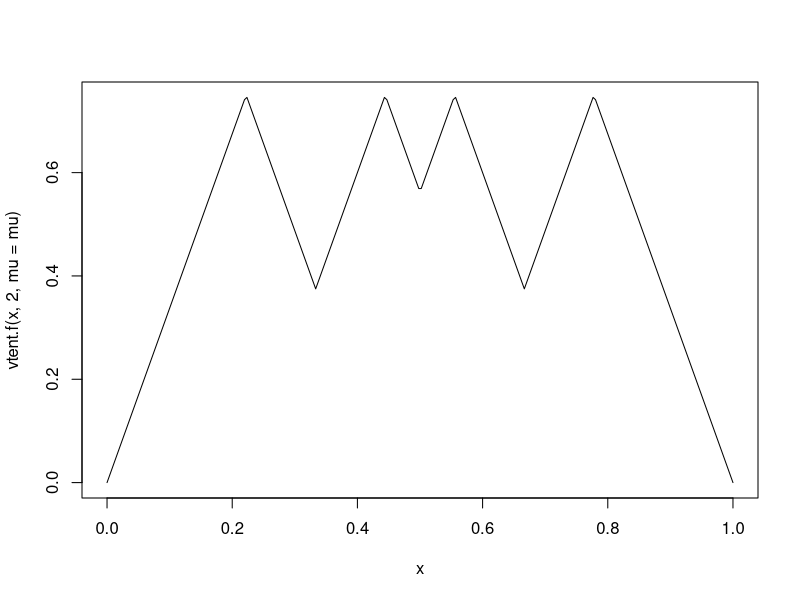
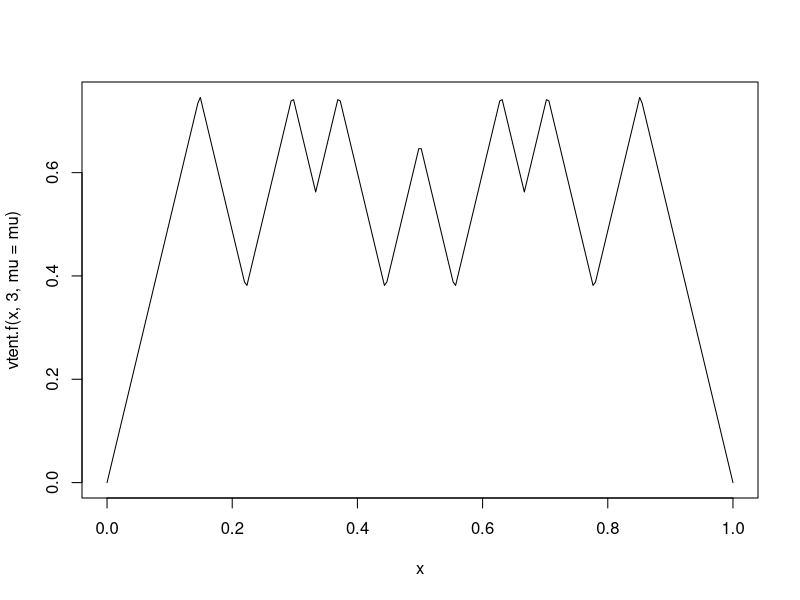
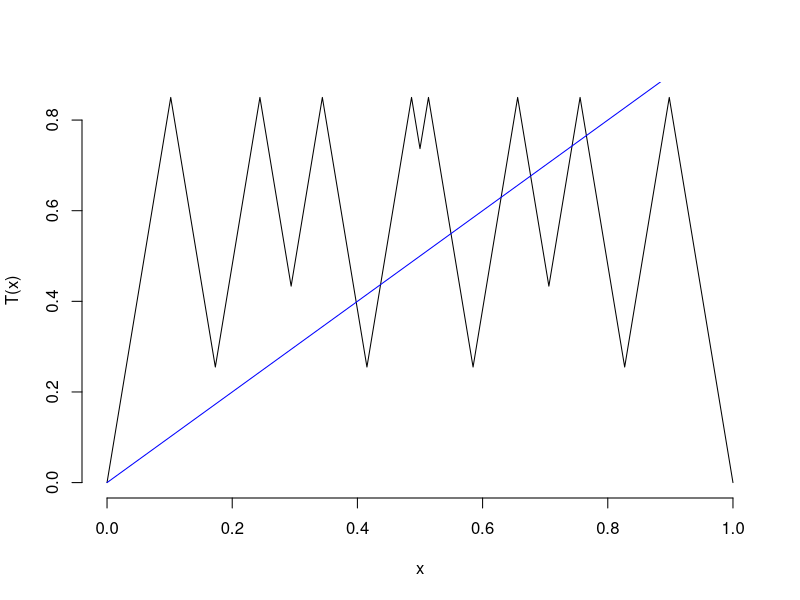
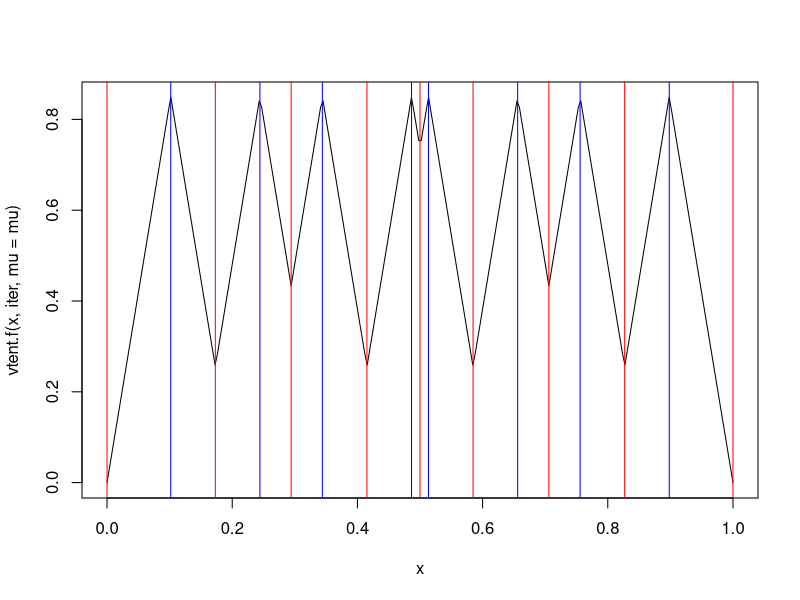

Write the R code that produced these figures, in order.

### Dynamical Systems

### Lab 1: Discrete Dynamical Systems
### Helper Functions
### cover:
### Ch 14: Iterated Maps, p 347 [pdf 356]
### Ch 14.1: Tent Map
### Ch 14.6: Examples ["Python Programs"], p 326 [pdf 385]
###
### Leonard Mada

# [draft v0.2.5]
# TODO:
# - Logistic Map;
# - Bifurcation Diagrams;


### Helper functions

# plot window
plot.init = function(x.lim, y.lim, labels) {
	plot.new()
	plot.window(xlim = x.lim, ylim = y.lim)
	axis(1)
	axis(2)
	title(xlab=labels[1], ylab=labels[2])
}

# transparent color
# useful when the orbits overlap
t_col = function(colors, percent = 50, name = NULL) {
	#     colors = color names
	#    percent = % transparency
	#       name = an optional name for the color
	
	t.col = c()
	for(color in colors) {
		rgb.val = col2rgb(color)
		## Make new color using input color as base and alpha set by transparency
		t.col.new = rgb(rgb.val[1], rgb.val[2], rgb.val[3],
			max = 255, alpha = (100 - percent) * 255 / 100,
			names = paste(color, name, sep=""))

		## Save the color
		t.col = c(t.col, t.col.new)
	}
	
	return(t.col)
}

#######################

### Tent Map
# Compute
tent.f = function(x, mu=2, iter=0, digits=NA) {
	r = x
	iter = iter + 1
	for(i in 1:iter) {
		r = ifelse(r <= 1/2, r*mu, mu*(1-r))
		if( ! is.na(digits)) {
			# for numeric stability, when possible;
			r = round(r, digits)
		}
	}
	return(r)
}
vtent.f = function(x, mu=2, iter=0, digits=NA) {
	r = x
	iter = iter + 1
	for(i in 1:iter) {
		isLess = (r <= 1/2);
		r[isLess] = mu * r[isLess];
		r[ ! isLess ] = mu * (1 - r[ ! isLess ])
		if( ! is.na(digits)) {
			# for numeric stability, when possible;
			r = round(r, digits)
		}
	}
	return(r)
}
all.tent = function(x0, mu, iter, digits=NA) {
	sapply(0:iter, function(iter) tent.f(x0, mu=mu, iter, digits))
}
# Plot
tent.plot = function(x1=0, x2=1, mu = 2, x.lim=c(x1, x2), y.lim=c(0, mu/2)) {
	plot.init(c(x1, x2), y.lim, c("x", "T(x)"))
	x.mid = (x1 + x2) / 2
	X1 = c(x1, x.mid)
	X2 = c(x.mid, x2)
	X = c(x1, x2)
	lines(X1, mu*X1)
	lines(X2, mu*(1-X2))
	lines(X, X, col="blue") # bisector x = y
}
# composed tent function
ctent.plot = function(iter=1, mu = 2, x1=0, x2=1, x.lim=c(x1, x2), y.lim=c(0, mu/2)) {
	plot.init(x.lim, y.lim, c("x", "T(x)"))
	# TODO: proper & generalization
	# n=2: c(1/(2*mu), 1/2, 1-1/(2*mu))
	i = 1:iter
	pow = 1/(2 * mu^i)
	if(iter > 1) {
		tmp = c()
		for(ipos in 1:(iter-1)) {
			tmp = c(tmp, 2*head(pow, -ipos) - tail(pow, -ipos))
		}
		# exclude non-applicable values
		tmp = tmp[tmp <= 1/2]
		#
		tmp3 = c()
		if(iter > 2) {
			# TODO: full
			tmp3 = 2*(pow[1] - pow[2]) + pow[3]
		}
		pow = c(tmp, tmp3, pow)
	}
	pow = c(0, pow, 1/2, 1-pow, 1)
	pow = sort(pow)
	f.val = vtent.f(pow, iter = iter, mu=mu) # TODO: iter ???
	#
	lines(pow, f.val)
	#
	X = c(x1, x2)
	lines(X, X, col="blue") # bisector x = y
	return(pow)
}

mu = 3/2
curve(vtent.f(x, 2, mu=mu), from=0, to=1, n=256)
curve(vtent.f(x, 3, mu=mu), from=0, to=1, n=256)

mu = 1.7
iter = 3
vlines = ctent.plot(iter, mu=mu)
curve(vtent.f(x, iter, mu=mu), from=0, to=1, n=256)
abline(v = vlines, col=c("red", "blue"))


# Cycles
plot.cycles = function(x, y=x, p.text="C", col="red", p.cex=1.5, pch=19, jitter=0.04) {
	if(is.null(dim(jitter))) {
		x.jitter = 0
		y.jitter = jitter
	} else {
		x.jitter = jitter[,1]
		y.jitter = jitter[,2]
	}
	# Cycles
	if(is.null(dim(x))) {
		id.all = 0
	} else {
		id.all = 1:(dim(x)[2])
	}
	for(cyc.id in id.all) {
		cyc.x = if(cyc.id == 0) {x;} else {x$p[x$n == cyc.id];}
		cyc.y = if(cyc.id == 0) {y;} else {y$p[y$n == cyc.id];}
		cyc.col = if(length(col) == 1) {col;} else {col[cyc.id];}
		points(cyc.x, cyc.y, pch=pch, cex=p.cex, col=cyc.col)
		len = length(cyc.x)
		for(id in 1:len) {
			text(cyc.x[id] - x.jitter, cyc.y[id] - y.jitter, p.text, col=cyc.col)
		}
	}
}
# Fixed Points
plot.fixed = function(x, y=x, mu.v=NULL, iter=1, p.text="F", col="blue", p.cex=1.5, pch=19, jitter=0.04,
		conn.col=t_col("darkgreen"), ...) {
	points(x, y, pch=pch, cex=p.cex, col=col)
	len = length(x)
	isTextVector = (length(p.text) > 1)
	for(id in 1:len) {
		p.text.var = ifelse(isTextVector, p.text[id], p.text)
		text(x[id], y[id] - jitter, p.text.var, col=col)
	}
	#
	if( ! is.null(mu.v)) {
		len = length(mu.v)
		for(id in 1:len) {
			if(is.na(mu.v[id])) {
				next;
			}
			x.df = orbit(x[id], iter, mu=mu.v[id])
			lines(head(x.df, -1), lwd=2, col=conn.col, ...)
		}
	}
}


#######################

### actual trajectories
orbit = function(x0, iter=1, mu = 2, print=FALSE, digits=NA) {
	x = x0
	print(x)
	inputs = c()
	outputs = c()

	for(i in seq(0, iter)) {
		inputs = c(inputs, x, x)
		outputs = c(outputs, x)
		if(x <= 1/2) {
			x = mu * x
		} else if(x > 1/2) {
			x = mu - mu * x
		}
		if( ! is.na(digits)) {
			x = round(x, digits)
		}
		outputs = c(outputs, x)
		if(print) {
			print(x)
		}
	}
	return(data.frame(inputs, outputs))
}

################

### Fixed Points

special.points = function(mu, iter=2) {
	if(iter == 1) {
		x = mu / (1 + mu^2)
		x = c(x, x * mu)
		x.df = data.frame(p=x, n=1)
	} else if(iter == 2) {
		# C2-1
		x = mu / (1 + mu^3)
		x1 = c(x, x * mu, x * mu^2)
		# C2-2
		if(mu != 1) {
			x = c(1 / (mu^3 - 1))
			x2 = c(x * (mu^2 - mu), x * (mu^3-mu^2), x * (mu^3-mu))
			x = c(x1, x2)
			id = rep(c(1:iter), rep(iter + 1, iter))
			x.df = data.frame(p=x, n=id)
		} else {
			x.df = data.frame(p=x1, n=1)
		}
	} else {
		print("Not yet implemented!")
	}
	return(x.df)
}

########################################

### Quadratic Function
quad.f = function(x, c=1/4, iter=0, digits=NA) {
	r = x
	iter = iter + 1
	for(i in 1:iter) {
		r = r^2 + c
		if( ! is.na(digits)) {
			# for numeric stability, when possible;
			r = round(r, digits)
		}
	}
	return(r)
}

# Plot
quad.plot = function(x1=0, x2=1, c=1/4, x.lim=c(x1, x2), y.lim=c(c, max(x.lim)^2 + c)) {
	plot.init(x.lim, y.lim, c("x", "P(x)"))
	x.mid = (x1 + x2) / 2
	X = c(x1, x2)
	f = function(x) x^2 + c;
	curve(f(x), from=x1, to=x2, n=256, add=TRUE)
	
	lines(X, X, col="blue") # bisector x = y
}

quad.orbit = function(x0, iter=20, c=1/4, digits=NA, ymin=0, print=FALSE) {
	x = x0
	print(x)
	inputs = c(x) # x
	outputs = c(ymin) # y

	for(i in seq(2, iter)) {
		if(i > 2) {
			inputs = c(inputs, x, x)
			outputs = c(outputs, x)
		} else {
			# skip bisector
			inputs = c(inputs, x)
		}
		x = x^2 + c
		if( ! is.na(digits)) {
			x = round(x, digits)
		}
		outputs = c(outputs, x)
		if(print) {
			print(x)
		}
	}
	return(data.frame(inputs, outputs))
}

###########

solve.p3 = function(b) {
	# x^3 + b2*x^2 + b1*x + b0 = 0
	b = b / b[1]
	c = -b[3] / 3
	d = -b[4] / 2
	if(b[2] != 0) {
		# x = x0 - s
		s = b[2]/3
		c = c - s^2 + 2*b[2]*s/3
		d = d + (s^3 - b[2]*s^2 + b[3]*s)/2
	} else {
		s = 0
	}
	det = d^2 - c^3
	det = ifelse(det < 0, complex(re=0,im=sqrt(-det)), sqrt(det))
	#
	if(Im(det) != 0) {
		r = (d + det)^(1/3) + (d - det)^(1/3)
	} else {
		r = ifelse(d + det >= 0, (d + det)^(1/3), -(-d-det)^(1/3))
			+ ifelse(d - det >= 0, (d - det)^(1/3), -(-d+det)^(1/3))
	}
	return(Re(r - s))
}

